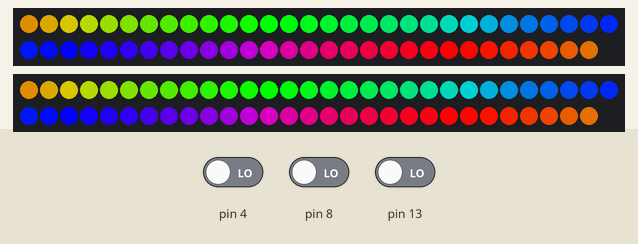
Simulated run of this sketch. Board: Arduino Uno, built with avr-gcc and run on an emulated ATmega328P. Shown: 2 × 59 RGB LEDs in strip order, left to right, continuing on the next row. Inputs (shaded band) come from the test bench; at power-on: pin 8 LOW, pin 4 LOW, pin 13 LOW.

Above: at 1.2 s.
1.3 s: pin 8 driven HIGH
At 1.77 s:
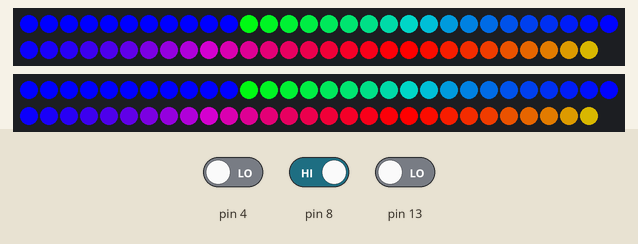
4.0 s: pin 4 driven HIGH
At 5.38 s:
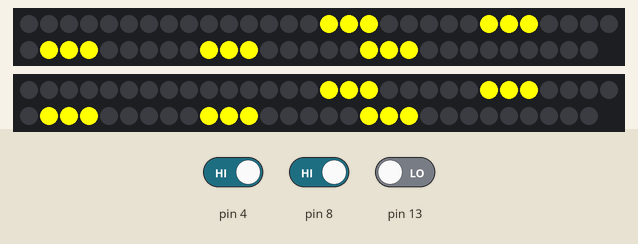
7.0 s: pin 13 driven HIGH
At 7.21 s:
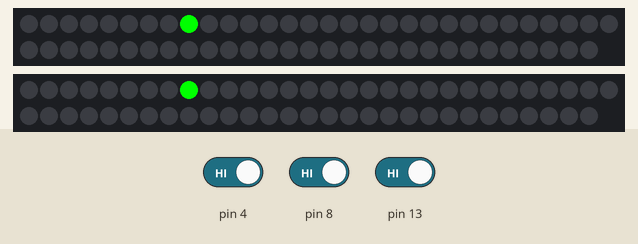
9.4 s: pin 4 driven LOW
At 9.51 s:
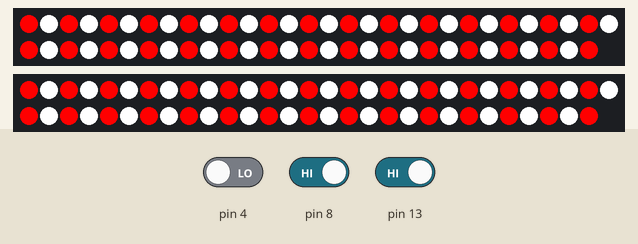
11.5 s: pin 8 driven LOW
At 13.77 s:
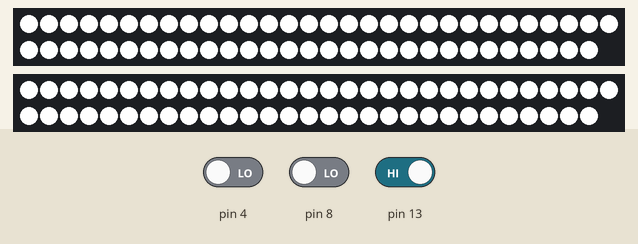
14.5 s: pin 13 driven LOW
At 15.73 s:
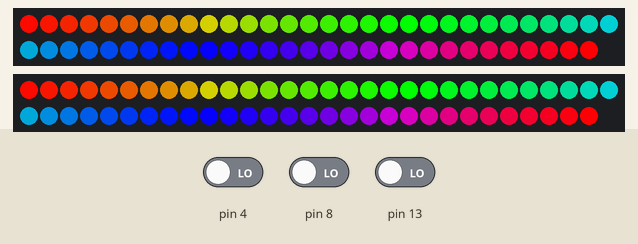

The sketch:

_2791_Lighting_Control.ino
```cpp
#include <Adafruit_NeoPixel.h>
//Written by Noah Page for use for 2 Adafruit NeoPixels for Team 2791's RGB light strips
int PixelNum = 59;
int pin = 11;
int pin2 = 6;
int x = 0;
int y = 0;
int z = 0;
int p = 0;
int shootingCounter = 0;
bool AutonBool = false;
bool AutonBool2 = false;
bool TeleBool = false;
bool AutonBool3 = false;
bool GearBool=true;
Adafruit_NeoPixel stripA = Adafruit_NeoPixel(PixelNum, pin, NEO_GRB + NEO_KHZ800);
Adafruit_NeoPixel stripB = Adafruit_NeoPixel(PixelNum, pin2, NEO_GRB + NEO_KHZ800);
void setup() {
  stripA.begin();
  stripB.begin();
  stripA.show();
  stripB.show();
  pinMode(4, INPUT);
  pinMode(8, INPUT);
  pinMode(13, INPUT);
}

void loop() {
  if (digitalRead(4) == HIGH && digitalRead(8) == HIGH && digitalRead(13) == HIGH) { //Climbing or Fuel Pick Up Green Lightning
    for (int x = 0; x <= PixelNum; x++) {
      stripA.setPixelColor(x, 0, 0, 0);
      stripB.setPixelColor(x, 0, 0, 0);
    }
    stripA.setPixelColor(p, 0, 255, 0);
    stripB.setPixelColor(p, 0, 255, 0);
    if(p>=60){
      p=0;
    }
    else{
    p++;
    }
    stripA.show();
    stripB.show();
  }
  else if (digitalRead(4) == HIGH && digitalRead(13) == HIGH && digitalRead(8) == LOW) { //Gear Intake Down
    if(GearBool==true){
    for (int x = 0; x <= PixelNum; x++) {
      stripA.setPixelColor(x, 255, 50, 0);
      stripB.setPixelColor(x, 255, 50, 0);
    }
    stripA.show();
    stripB.show();
    delay(200);
    GearBool=false;
  }
  else if(GearBool==false){
  for (int x = 0; x <= PixelNum; x++) {
      stripA.setPixelColor(x, 0, 0, 0);
      stripB.setPixelColor(x, 0, 0, 0);
    }
    stripA.show();
    stripB.show();
    delay(200);
    GearBool=true;
  }
  }
  else if (digitalRead(4) == HIGH && digitalRead(8) == HIGH && digitalRead(13) == LOW) { //Shooting YELLOW SETS OF 3 LEDS MOVING ACROSS FAST
    stripA.setPixelColor(x - 1, 0, 0, 0);
    stripB.setPixelColor(x - 1, 0, 0, 0);
    stripA.setPixelColor(x, 255, 255, 0);
    stripB.setPixelColor(x, 255, 255, 0);
    stripA.setPixelColor(x + 1, 255, 255, 0);
    stripB.setPixelColor(x + 1, 255, 255, 0);
    stripA.setPixelColor(x + 2, 255, 255, 0);
    stripB.setPixelColor(x + 2, 255, 255, 0);

    stripA.setPixelColor(x + 7, 0, 0, 0);
    stripB.setPixelColor(x + 7, 0, 0, 0);
    stripA.setPixelColor(x + 8, 255, 255, 0);
    stripB.setPixelColor(x + 8, 255, 255, 0);
    stripA.setPixelColor(x + 9, 255, 255, 0);
    stripB.setPixelColor(x + 9, 255, 255, 0);
    stripA.setPixelColor(x + 10, 255, 255, 0);
    stripB.setPixelColor(x + 10, 255, 255, 0);

    stripA.setPixelColor(x + 15, 0, 0, 0);
    stripB.setPixelColor(x + 15, 0, 0, 0);
    stripA.setPixelColor(x + 16, 255, 255, 0);
    stripB.setPixelColor(x + 16, 255, 255, 0);
    stripA.setPixelColor(x + 17, 255, 255, 0);
    stripB.setPixelColor(x + 17, 255, 255, 0);
    stripA.setPixelColor(x + 18, 255, 255, 0);
    stripB.setPixelColor(x + 18, 255, 255, 0);

    stripA.setPixelColor(x + 23, 0, 0, 0);
    stripB.setPixelColor(x + 23, 0, 0, 0);
    stripA.setPixelColor(x + 24, 255, 255, 0);
    stripB.setPixelColor(x + 24, 255, 255, 0);
    stripA.setPixelColor(x + 25, 255, 255, 0);
    stripB.setPixelColor(x + 25, 255, 255, 0);
    stripA.setPixelColor(x + 26, 255, 255, 0);
    stripB.setPixelColor(x + 26, 255, 255, 0);

    stripA.setPixelColor(x + 31, 0, 0, 0);
    stripB.setPixelColor(x + 31, 0, 0, 0);
    stripA.setPixelColor(x + 32, 255, 255, 0);
    stripB.setPixelColor(x + 32, 255, 255, 0);
    stripA.setPixelColor(x + 33, 255, 255, 0);
    stripB.setPixelColor(x + 33, 255, 255, 0);
    stripA.setPixelColor(x + 34, 255, 255, 0);
    stripB.setPixelColor(x + 34, 255, 255, 0);
    delay(15);
    if (x >= 60) {
      x = 0;
    }
    else {
      x++;
    }
    stripA.show();
    stripB.show();
  }
  else if (digitalRead(4) == HIGH && digitalRead(8) == LOW && digitalRead(13) == LOW) { //Auto blue side BLUE AND WHITE ALTERNATING STROBE
    if (TeleBool == false) {
      for (int x = 0; x <= PixelNum; x++) {
        if (x % 2 == 0) {
          stripA.setPixelColor(x, 0, 0, 255);
          stripB.setPixelColor(x, 0, 0, 255);
        }
        else {
          stripA.setPixelColor(x, 255, 255, 255);
          stripB.setPixelColor(x, 255, 255, 255);
        }
      }
      TeleBool = true;
      stripA.show();
      stripB.show();
      delay(200);
    }
    if (TeleBool == true) {
      for (int x = 0; x <= PixelNum; x++) {
        if (x % 2 != 0) {
          stripA.setPixelColor(x, 0, 0, 255);
          stripB.setPixelColor(x, 0, 0, 255);
        }
        else {
          stripA.setPixelColor(x, 255, 255, 255);
          stripB.setPixelColor(x, 255, 255, 255);
        }
      }
      TeleBool = false;
      stripA.show();
      stripB.show();
      delay(200);
    }
  }
else if (digitalRead(4) == LOW && digitalRead(8) == HIGH && digitalRead(13) == HIGH) { //Auto red side WHITE AND RED ALTERNATING STROBE
    if (TeleBool == false) {
      for (int x = 0; x <= PixelNum; x++) {
        if (x % 2 == 0) {
          stripA.setPixelColor(x, 255, 0, 0);
          stripB.setPixelColor(x, 255, 0, 0);
        }
        else {
          stripA.setPixelColor(x, 255, 255, 255);
          stripB.setPixelColor(x, 255, 255, 255);
        }
      }
      TeleBool = true;
      stripA.show();
      stripB.show();
      delay(200);
    }
    if (TeleBool == true) {
      for (int x = 0; x <= PixelNum; x++) {
        if (x % 2 != 0) {
          stripA.setPixelColor(x, 255, 0, 0);
          stripB.setPixelColor(x, 255, 0, 0);
        }
        else {
          stripA.setPixelColor(x, 255, 255, 255);
          stripB.setPixelColor(x, 255, 255, 255);
        }
      }
      TeleBool = false;
      stripA.show();
      stripB.show();
      delay(200);
    }
  }
  else if (digitalRead(4) == LOW && digitalRead(8) == HIGH && digitalRead(13) == LOW) { //Teleop blue side PULSING BLUE AND THEN PULSING WHITE
    if (AutonBool2 == false) {
      if (AutonBool == false) {
        for (int x = 0; x <= PixelNum; x++) {
          stripA.setPixelColor(x, 0, 0, 255);
          stripB.setPixelColor(x, 0, 0, 255);
          stripA.show();
          stripB.show();
          delay(25);
        }
      }
      if (AutonBool == true) {
        for (int x = PixelNum; x >= 0; x--) {
          stripA.setPixelColor(x, 0, 0, 0);
          stripB.setPixelColor(x, 0, 0, 0);
          stripA.show();
          stripB.show();
          delay(25);
        }
      }
    }
    if (AutonBool2 == true) {
      if (AutonBool == false) {
        for (int x = 0; x <= PixelNum; x++) {
          stripA.setPixelColor(x, 255, 255, 255);
          stripB.setPixelColor(x, 255, 255, 255);
          stripA.show();
          stripB.show();
          delay(25);
        }
      }
      if (AutonBool == true) {
        for (int x = PixelNum; x >= 0; x--) {
          stripA.setPixelColor(x, 0, 0, 0);
          stripB.setPixelColor(x, 0, 0, 0);
          stripA.show();
          stripB.show();
          delay(25);
        }
      }
    }
    if (AutonBool == false) {
      AutonBool = true;
    }
    else if (AutonBool == true) {
      AutonBool = false;
      AutonBool3 = true;
    }
    if (AutonBool3 == true) {
      if (AutonBool2 == false) {
        AutonBool2 = true;
      }
      else if (AutonBool2 == true) {
        AutonBool2 = false;
      }
      AutonBool3 = false;
    }
  }
 else if (digitalRead(4) == LOW && digitalRead(8) == LOW && digitalRead(13) == HIGH) { //Teleop red side PULSING RED AND THEN PULSING WHITE
    if (AutonBool2 == false) {
      if (AutonBool == false) {
        for (int x = 0; x <= PixelNum; x++) {
          stripA.setPixelColor(x, 255, 0, 0);
          stripB.setPixelColor(x, 255, 0, 0);
          stripA.show();
          stripB.show();
          delay(25);
        }
      }
      if (AutonBool == true) {
        for (int x = PixelNum; x >= 0; x--) {
          stripA.setPixelColor(x, 0, 0, 0);
          stripB.setPixelColor(x, 0, 0, 0);
          stripA.show();
          stripB.show();
          delay(25);
        }
      }
    }
    if (AutonBool2 == true) {
      if (AutonBool == false) {
        for (int x = 0; x <= PixelNum; x++) {
          stripA.setPixelColor(x, 255, 255, 255);
          stripB.setPixelColor(x, 255, 255, 255);
          stripA.show();
          stripB.show();
          delay(25);
        }
      }
      if (AutonBool == true) {
        for (int x = PixelNum; x >= 0; x--) {
          stripA.setPixelColor(x, 0, 0, 0);
          stripB.setPixelColor(x, 0, 0, 0);
          stripA.show();
          stripB.show();
          delay(25);
        }
      }
    }
    if (AutonBool == false) {
      AutonBool = true;
    }
    else if (AutonBool == true) {
      AutonBool = false;
      AutonBool3 = true;
    }
    if (AutonBool3 == true) {
      if (AutonBool2 == false) {
        AutonBool2 = true;
      }
      else if (AutonBool2 == true) {
        AutonBool2 = false;
      }
      AutonBool3 = false;
    }
  }
  else {
   rainbowCycle(20);
}
}
uint32_t Wheel(byte WheelPos) { //Taken from Adafruit's example code
  WheelPos = 255 - WheelPos;
  if(WheelPos < 85) {
    return stripA.Color(255 - WheelPos * 3, 0, WheelPos * 3);
  }
  if(WheelPos < 170) {
    WheelPos -= 85;
    return stripA.Color(0, WheelPos * 3, 255 - WheelPos * 3);
  }
  WheelPos -= 170;
  return stripA.Color(WheelPos * 3, 255 - WheelPos * 3, 0);
}
void rainbowCycle(uint8_t wait) { //Taken from Adafruit's example code
  uint16_t i, j;
  for(j=0; j<256*5; j++) { // 5 cycles of all colors on wheel
    for(i=0; i< stripA.numPixels(); i++) {
      stripA.setPixelColor(i, Wheel(((i * 256 / stripA.numPixels()) + j) & 255));
      stripB.setPixelColor(i, Wheel(((i * 256 / stripA.numPixels()) + j) & 255));
      if(digitalRead(4)==HIGH || digitalRead(8)==HIGH || digitalRead(13)==HIGH){
        break;
      }
    }
    if(digitalRead(4)==HIGH || digitalRead(8)==HIGH || digitalRead(13)==HIGH){
        break;
      }
    stripA.show();
    stripB.show();
    delay(wait);
  }
}
```

Measured:
- after the input at 1.3 s, the LEDs: change after 0.31 s (image 1)
- after the input at 4.0 s, the LEDs: first differ from a run without the input after 0.87 s (image 2 shows a later state)
- after the input at 7.0 s, the LEDs: change after 0.06 s (image 3)
- after the input at 9.4 s, the LEDs: change at once (image 4)
- after the input at 11.5 s, the LEDs: first differ from a run without the input after 0.41 s (image 5 shows a later state)
- after the input at 14.5 s, the LEDs: first differ from a run without the input after 1.1 s (image 6)
